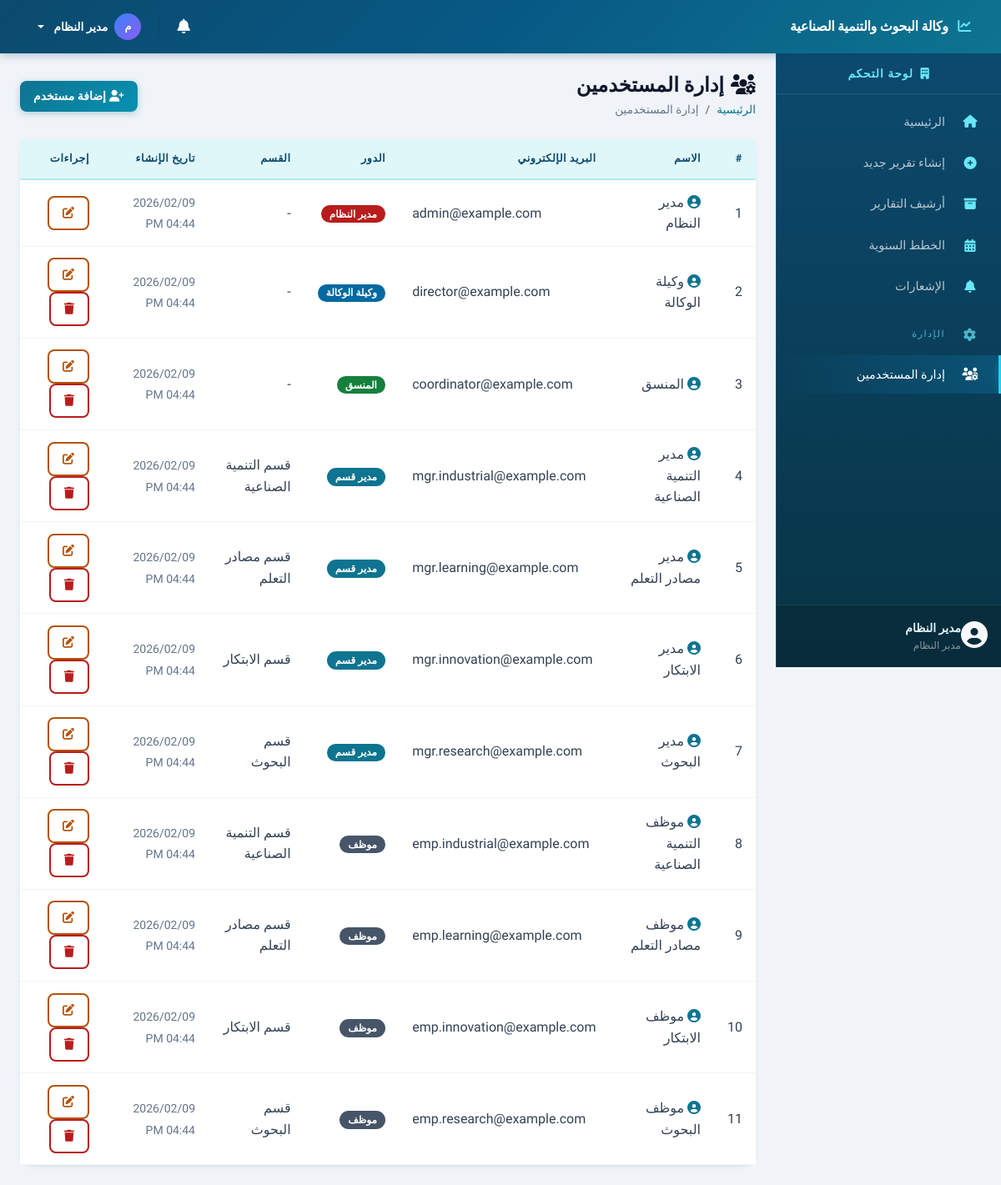
The page /pages/users_management.php (signed in) on the database its author committed.
### tables this page shows
CREATE TABLE IF NOT EXISTS users (
    id INT PRIMARY KEY AUTO_INCREMENT,
    name VARCHAR(100) NOT NULL,
    email VARCHAR(100) NOT NULL UNIQUE,
    password VARCHAR(255) NOT NULL,
    role ENUM('admin', 'director', 'coordinator', 'manager', 'employee') NOT NULL DEFAULT 'employee',
    department_id INT NULL,
    created_at TIMESTAMP DEFAULT CURRENT_TIMESTAMP,
    FOREIGN KEY (department_id) REFERENCES departments(id) ON DELETE SET NULL
);

CREATE TABLE IF NOT EXISTS departments (
    id INT PRIMARY KEY AUTO_INCREMENT,
    name VARCHAR(100) NOT NULL,
    created_at TIMESTAMP DEFAULT CURRENT_TIMESTAMP
);

### includes/functions.php (called while the page is built, shortened)
<?php
require_once __DIR__ . '/../config/database.php';
function isLoggedIn() {
    return isset($_SESSION['user_id']) && !empty($_SESSION['user_id']);
}
function isAdmin() {
    return isset($_SESSION['user_role']) && $_SESSION['user_role'] === 'admin';
}
function isCoordinator() {
    return isset($_SESSION['user_role']) && $_SESSION['user_role'] === 'coordinator';
}
function isEmployee() {
    return isset($_SESSION['user_role']) && $_SESSION['user_role'] === 'employee';
}
function e($string) {
    return htmlspecialchars($string ?? '', ENT_QUOTES, 'UTF-8');
}
function db() {
    return Database::getInstance()->getConnection();
}
function dbQuery($sql, $params = []) {
    $stmt = db()->prepare($sql);
    $stmt->execute($params);
    return $stmt;
}
function dbFetchOne($sql, $params = []) {
    $stmt = dbQuery($sql, $params);
    return $stmt->fetch();
}
function dbFetchAll($sql, $params = []) {
    $stmt = dbQuery($sql, $params);
    return $stmt->fetchAll();
}
function getCurrentUser() {
    return dbFetchOne("SELECT u.*, d.name as department_name FROM users u LEFT JOIN departments d ON u.department_id = d.id WHERE u.id = ?", [$_SESSION['user_id']]);
}
function getRoleName($role) {
    $roles = [
        'admin' => 'مدير النظام',
        'director' => 'وكيلة الوكالة',
        'coordinator' => 'المنسق',
        'manager' => 'مدير قسم',
        'employee' => 'موظف'
    ];
    return $roles[$role] ?? $role;
}
function canCreateReport() {
    return isCoordinator() || isAdmin();
}
function formatDateTime($datetime) {
    return date('Y/m/d h:i A', strtotime($datetime));
}
function getCurrentPage() {
    return basename($_SERVER['PHP_SELF'], '.php');
}
function isActivePage($page) {
    return getCurrentPage() === $page ? 'active' : '';
}

### config/database.php (called while the page is built, shortened)
<?php
class Database {
    private static $instance = null;
    private $pdo;
    private function __construct() {
        try {
            $dsn = "mysql:host=" . DB_HOST . ";dbname=" . DB_NAME . ";charset=" . DB_CHARSET;
            $options = [
                PDO::ATTR_ERRMODE            => PDO::ERRMODE_EXCEPTION,
                PDO::ATTR_DEFAULT_FETCH_MODE => PDO::FETCH_ASSOC,
                PDO::ATTR_EMULATE_PREPARES   => false,
                PDO::MYSQL_ATTR_INIT_COMMAND => "SET NAMES utf8mb4 COLLATE utf8mb4_unicode_ci"
            ];
            $this->pdo = new PDO($dsn, DB_USER, DB_PASS, $options);
        } catch (PDOException $e) {
            die('خطأ في الاتصال بقاعدة البيانات: ' . $e->getMessage());
        }
    }
    public static function getInstance() {
        if (self::$instance === null) {
            self::$instance = new self();
        }
        return self::$instance;
    }
    public function getConnection() {
        return $this->pdo;
    }
}

### pages/users_management.php (the view, shortened to what this page needs)
<?php
require_once __DIR__ . '/../includes/header.php';
$users = dbFetchAll(
    "SELECT u.*, d.name as department_name FROM users u LEFT JOIN departments d ON u.department_id = d.id ORDER BY u.id"
);
?>
<div class="d-flex justify-content-between align-items-center mb-4">
    <div>
        <h4 class="mb-1"><i class="fas fa-users-cog me-2"></i>إدارة المستخدمين</h4>
        <nav aria-label="breadcrumb">
            <ol class="breadcrumb mb-0">
                <li class="breadcrumb-item"><a href="<?= SITE_URL ?>/pages/dashboard.php">الرئيسية</a></li>
                <li class="breadcrumb-item active">إدارة المستخدمين</li>
            </ol>
        </nav>
    </div>
    <button class="btn btn-primary" data-bs-toggle="modal" data-bs-target="#addUserModal">
        <i class="fas fa-user-plus me-1"></i>إضافة مستخدم
    </button>
</div>
<div class="card border-0 shadow-sm">
    <div class="card-body p-0">
        <div class="table-responsive">
            <table class="table table-hover align-middle mb-0">
                <thead class="table-light">
                    <tr>
                        <th>#</th>
                        <th>الاسم</th>
                        <th>البريد الإلكتروني</th>
                        <th>الدور</th>
                        <th>القسم</th>
                        <th>تاريخ الإنشاء</th>
                        <th>إجراءات</th>
                    </tr>
                </thead>
                <tbody>
                    <?php foreach ($users as $user): ?>
                    <tr>
                        <td><?= $user['id'] ?></td>
                        <td><i class="fas fa-user-circle text-primary me-1"></i><?= e($user['name']) ?></td>
                        <td dir="ltr" class="text-end"><?= e($user['email']) ?></td>
                        <td>
                            <?php
                            $roleBadges = [
                                'admin' => 'danger',
                                'director' => 'info',
                                'coordinator' => 'success',
                                'manager' => 'primary',
                                'employee' => 'secondary'
                            ];
                            ?>
                            <span class="badge bg-<?= $roleBadges[$user['role']] ?? 'secondary' ?>">
                                <?= getRoleName($user['role']) ?>
                            </span>
                        </td>
                        <td><?= e($user['department_name'] ?? '-') ?></td>
                        <td><small class="text-muted"><?= formatDateTime($user['created_at']) ?></small></td>
                        <td>
                            <button class="btn btn-sm btn-outline-warning" onclick="editUser(<?= htmlspecialchars(json_encode($user), ENT_QUOTES) ?>)">
                                <i class="fas fa-edit"></i>
                            </button>
                            <?php if ($user['id'] != $_SESSION['user_id']): ?>
                            <button class="btn btn-sm btn-outline-danger" onclick="deleteUser(<?= $user['id'] ?>, '<?= e($user['name']) ?>')">
                                <i class="fas fa-trash"></i>
                            </button>
                            <?php endif; ?>
                        </td>
                    </tr>
                    <?php endforeach; ?>
                </tbody>
            </table>
        </div>
    </div>
</div>
<?php
require_once __DIR__ . '/../includes/footer.php';
?>

### includes/header.php (shortened to what this page needs)
<?php
require_once __DIR__ . '/functions.php';
$currentUser = getCurrentUser();
?>
<!DOCTYPE html>
<html lang="ar" dir="rtl">
<head>
    <link rel="stylesheet" href="https://cdn.jsdelivr.net/npm/bootstrap@5.3.0/dist/css/bootstrap.rtl.min.css">
    <link rel="stylesheet" href="https://cdnjs.cloudflare.com/ajax/libs/font-awesome/6.4.0/css/all.min.css">
    <link rel="stylesheet" href="https://cdn.jsdelivr.net/npm/sweetalert2@11/dist/sweetalert2.min.css">
    <link rel="stylesheet" href="<?= SITE_URL ?>/assets/css/style.css">
</head>
<body>
    <nav class="navbar navbar-expand-lg navbar-dark bg-primary fixed-top">
        <div class="container-fluid">
            <a class="navbar-brand" href="<?= SITE_URL ?>/pages/dashboard.php">
                <i class="fas fa-chart-line me-2"></i>
                <span class="d-none d-sm-inline"><?= e(SITE_NAME) ?></span>
            </a>
            <div class="d-flex align-items-center ms-auto gap-1">
                <div class="dropdown">
                    <button class="btn btn-link text-white position-relative px-2" data-bs-toggle="dropdown" aria-expanded="false" style="font-size: 1.1rem;">
                        <i class="fas fa-bell"></i>
                    </button>
                </div>
                <div class="dropdown">
                    <button class="btn btn-link text-white dropdown-toggle text-decoration-none d-flex align-items-center gap-2 px-2" data-bs-toggle="dropdown">
                        <div class="d-flex align-items-center justify-content-center rounded-circle" style="width:32px; height:32px; background: linear-gradient(135deg, #3b82f6, #8b5cf6); font-size: 0.8rem;">
                            <?= mb_substr($currentUser['name'] ?? '', 0, 1) ?>
                        </div>
                        <span class="d-none d-md-inline" style="font-size: 0.85rem;"><?= e($currentUser['name'] ?? '') ?></span>
                    </button>
                </div>
            </div>
        </div>
    </nav>
    <div class="d-flex" id="wrapper">
        <?php include __DIR__ . '/sidebar.php'; ?>
        <div class="flex-grow-1" id="page-content">
            <div class="container-fluid p-4">

### includes/sidebar.php (shortened to what this page needs)
<div class="sidebar bg-dark text-white" id="sidebar">
    <div class="sidebar-header text-center py-3 border-bottom border-secondary">
        <h6 class="mb-0">
            <i class="fas fa-building me-1"></i>
            لوحة التحكم
        </h6>
    </div>
    <nav class="sidebar-nav">
        <ul class="nav flex-column py-2">
            <li class="nav-item">
                <a class="nav-link <?= isActivePage('dashboard') ?>" href="<?= SITE_URL ?>/pages/dashboard.php">
                    <i class="fas fa-home me-2"></i>
                    <span>الرئيسية</span>
                </a>
            </li>
            <?php if (canCreateReport()): ?>
            <li class="nav-item">
                <a class="nav-link <?= isActivePage('create_report') ?>" href="<?= SITE_URL ?>/pages/create_report.php">
                    <i class="fas fa-plus-circle me-2"></i>
                    <span>إنشاء تقرير جديد</span>
                </a>
            </li>
            <?php endif; ?>
            <li class="nav-item">
                <a class="nav-link <?= isActivePage('reports_archive') ?>" href="<?= SITE_URL ?>/pages/reports_archive.php">
                    <i class="fas fa-archive me-2"></i>
                    <span>أرشيف التقارير</span>
                </a>
            </li>
            <?php if (!isEmployee()): ?>
            <li class="nav-item">
                <a class="nav-link <?= isActivePage('upload_annual_plan') ?>" href="<?= SITE_URL ?>/pages/upload_annual_plan.php">
                    <i class="fas fa-calendar-alt me-2"></i>
                    <span>الخطط السنوية</span>
                </a>
            </li>
            <?php endif; ?>
            <li class="nav-item">
                <a class="nav-link <?= isActivePage('notifications') ?>" href="<?= SITE_URL ?>/pages/notifications.php">
                    <i class="fas fa-bell me-2"></i>
                    <span>الإشعارات</span>
                </a>
            </li>
            <?php if (isAdmin()): ?>
            <li class="nav-item mt-2 mb-1">
                <span class="nav-link text-muted small text-uppercase">
                    <i class="fas fa-cog me-2"></i>الإدارة
                </span>
            </li>
            <li class="nav-item">
                <a class="nav-link <?= isActivePage('users_management') ?>" href="<?= SITE_URL ?>/pages/users_management.php">
                    <i class="fas fa-users-cog me-2"></i>
                    <span>إدارة المستخدمين</span>
                </a>
            </li>
            <?php endif; ?>
        </ul>
    </nav>
    <div class="sidebar-footer border-top border-secondary p-3 mt-auto">
        <div class="d-flex align-items-center">
            <div class="flex-shrink-0">
                <i class="fas fa-user-circle fa-2x text-light"></i>
            </div>
            <div class="flex-grow-1 me-2 overflow-hidden">
                <div class="fw-bold small text-truncate"><?= e($currentUser['name'] ?? '') ?></div>
                <div class="text-muted smaller"><?= getRoleName($currentUser['role'] ?? '') ?></div>
            </div>
        </div>
    </div>
</div>

### includes/footer.php (shortened to what this page needs)
            </div>
        </div>
    </div>
</body>
</html>

### rows shown on the page
users: name "م", name "مدير النظام", role "مدير النظام", id "1", email "admin@example.com", department_name "-", created_at "2026/02/09 04:44 PM"
users: id "2", name "وكيلة الوكالة", email "director@example.com", role "وكيلة الوكالة", department_name "-", created_at "2026/02/09 04:44 PM"
users: id "3", name "المنسق", email "coordinator@example.com", role "المنسق", department_name "-", created_at "2026/02/09 04:44 PM"
users: id "4", name "مدير التنمية الصناعية", email "mgr.industrial@example.com", role "مدير قسم", department.name "قسم التنمية الصناعية", created_at "2026/02/09 04:44 PM"
users: id "5", name "مدير مصادر التعلم", email "mgr.learning@example.com", role "مدير قسم", department.name "قسم مصادر التعلم", created_at "2026/02/09 04:44 PM"
users: id "6", name "مدير الابتكار", email "mgr.innovation@example.com", role "مدير قسم", department.name "قسم الابتكار", created_at "2026/02/09 04:44 PM"
users: id "7", name "مدير البحوث", email "mgr.research@example.com", role "مدير قسم", department.name "قسم البحوث", created_at "2026/02/09 04:44 PM"
users: id "8", name "موظف التنمية الصناعية", email "emp.industrial@example.com", role "موظف", department.name "قسم التنمية الصناعية", created_at "2026/02/09 04:44 PM"
users: id "9", name "موظف مصادر التعلم", email "emp.learning@example.com", role "موظف", department.name "قسم مصادر التعلم", created_at "2026/02/09 04:44 PM"
users: id "10", name "موظف الابتكار", email "emp.innovation@example.com", role "موظف", department.name "قسم الابتكار", created_at "2026/02/09 04:44 PM"
users: id "11", name "موظف البحوث", email "emp.research@example.com", role "موظف", department.name "قسم البحوث", created_at "2026/02/09 04:44 PM"

### other values the page prints
SITE_NAME "وكالة البحوث والتنمية الصناعية"
